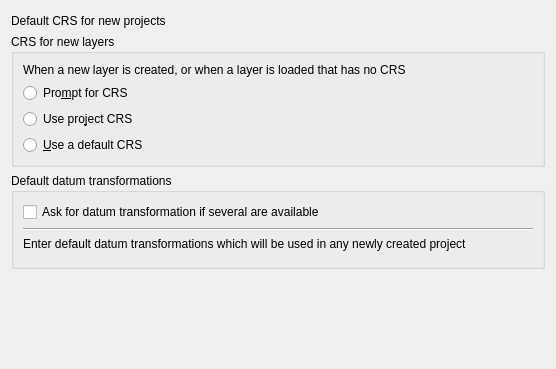
             <widget class="QWidget" name="mOptionsScrollAreaContents_08">
              <property name="geometry">
               <rect>
                <x>0</x>
                <y>0</y>
                <width>556</width>
                <height>369</height>
               </rect>
              </property>
              <layout class="QGridLayout" name="gridLayout_15">
               <item row="4" column="0">
                <widget class="QgsCollapsibleGroupBox" name="grpProjectionBehavior">
                 <property name="title">
                  <string>CRS for new layers</string>
                 </property>
                 <layout class="QGridLayout" name="gridLayout_14" columnstretch="0,1">
                  <item row="0" column="0" colspan="2">
                   <widget class="QLabel" name="label_8">
                    <property name="sizePolicy">
                     <sizepolicy hsizetype="Preferred" vsizetype="Maximum">
                      <horstretch>0</horstretch>
                      <verstretch>0</verstretch>
                     </sizepolicy>
                    </property>
                    <property name="text">
                     <string>When a new layer is created, or when a layer is loaded that has no CRS</string>
                    </property>
                    <property name="wordWrap">
                     <bool>true</bool>
                    </property>
                   </widget>
                  </item>
                  <item row="1" column="0">
                   <widget class="QRadioButton" name="radPromptForProjection">
                    <property name="text">
                     <string>Pro&amp;mpt for CRS</string>
                    </property>
                   </widget>
                  </item>
                  <item row="2" column="0">
                   <widget class="QRadioButton" name="radUseProjectProjection">
                    <property name="text">
                     <string>Use pro&amp;ject CRS</string>
                    </property>
                   </widget>
                  </item>
                  <item row="3" column="0">
                   <widget class="QRadioButton" name="radUseGlobalProjection">
                    <property name="text">
                     <string>&amp;Use a default CRS</string>
                    </property>
                   </widget>
                  </item>
                  <item row="3" column="1">
                   <widget class="QgsProjectionSelectionWidget" name="leLayerGlobalCrs" native="true">
                    <property name="enabled">
                     <bool>false</bool>
                    </property>
                    <property name="focusPolicy">
                     <enum>Qt::StrongFocus</enum>
                    </property>
                   </widget>
                  </item>
                 </layout>
                </widget>
               </item>
               <item row="5" column="0">
                <widget class="QgsCollapsibleGroupBox" name="mDefaultDatumTransformGroupBox">
                 <property name="title">
                  <string>Default datum transformations</string>
                 </property>
                 <layout class="QGridLayout" name="gridLayout_10">
                  <item row="2" column="0">
                   <widget class="QLabel" name="label_40">
                    <property name="text">
                     <string>Enter default datum transformations which will be used in any newly created project</string>
                    </property>
                   </widget>
                  </item>
                  <item row="0" column="0">
                   <widget class="QCheckBox" name="mShowDatumTransformDialogCheckBox">
                    <property name="text">
                     <string>Ask for datum transformation if several are available</string>
                    </property>
                   </widget>
                  </item>
                  <item row="1" column="0">
                   <widget class="Line" name="line_2">
                    <property name="orientation">
                     <enum>Qt::Horizontal</enum>
                    </property>
                   </widget>
                  </item>
                  <item row="3" column="0">
                   <widget class="QgsDatumTransformTableWidget" name="mDefaultDatumTransformTableWidget" native="true"/>
                  </item>
                 </layout>
                </widget>
               </item>
               <item row="6" column="0">
                <spacer name="verticalSpacer">
                 <property name="orientation">
                  <enum>Qt::Vertical</enum>
                 </property>
                 <property name="sizeHint" stdset="0">
                  <size>
                   <width>20</width>
                   <height>40</height>
                  </size>
                 </property>
                </spacer>
               </item>
               <item row="2" column="0">
                <layout class="QHBoxLayout" name="horizontalLayout_3" stretch="0,1">
                 <property name="topMargin">
                  <number>3</number>
                 </property>
                 <item>
                  <widget class="QLabel" name="label_16">
                   <property name="text">
                    <string>Default CRS for new projects</string>
                   </property>
                  </widget>
                 </item>
                 <item>
                  <widget class="QgsProjectionSelectionWidget" name="leProjectGlobalCrs" native="true">
                   <property name="minimumSize">
                    <size>
                     <width>0</width>
                     <height>5</height>
                    </size>
                   </property>
                   <property name="focusPolicy">
                    <enum>Qt::StrongFocus</enum>
                   </property>
                  </widget>
                 </item>
                </layout>
               </item>
              </layout>
             </widget>
